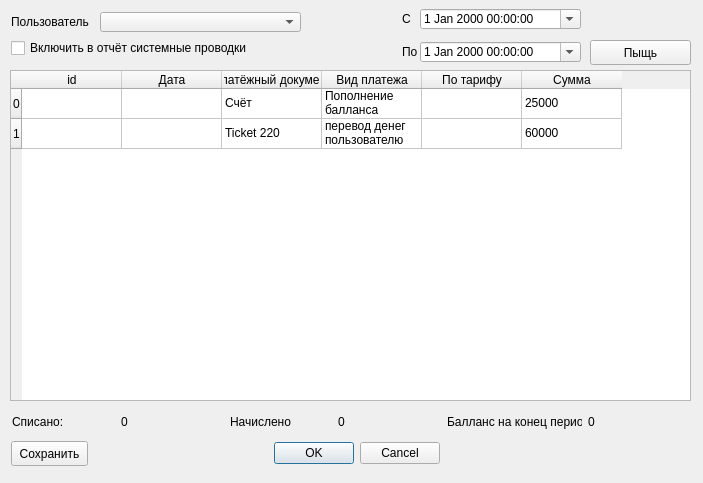
<ui version="4.0" >
 <class>Dialog</class>
 <widget class="QDialog" name="Dialog" >
  <property name="geometry" >
   <rect>
    <x>0</x>
    <y>0</y>
    <width>703</width>
    <height>483</height>
   </rect>
  </property>
  <property name="windowTitle" >
   <string>История операций над лицевым счётом пользователя  Dolphinik</string>
  </property>
  <widget class="QDialogButtonBox" name="buttonBox" >
   <property name="geometry" >
    <rect>
     <x>94</x>
     <y>441</y>
     <width>346</width>
     <height>25</height>
    </rect>
   </property>
   <property name="orientation" >
    <enum>Qt::Horizontal</enum>
   </property>
   <property name="standardButtons" >
    <set>QDialogButtonBox::Cancel|QDialogButtonBox::NoButton|QDialogButtonBox::Ok</set>
   </property>
  </widget>
  <widget class="QComboBox" name="user_edit" >
   <property name="geometry" >
    <rect>
     <x>100</x>
     <y>12</y>
     <width>201</width>
     <height>20</height>
    </rect>
   </property>
  </widget>
  <widget class="QDateTimeEdit" name="date_start" >
   <property name="geometry" >
    <rect>
     <x>420</x>
     <y>9</y>
     <width>161</width>
     <height>20</height>
    </rect>
   </property>
   <property name="calendarPopup" >
    <bool>true</bool>
   </property>
  </widget>
  <widget class="QDateTimeEdit" name="date_end" >
   <property name="geometry" >
    <rect>
     <x>420</x>
     <y>42</y>
     <width>161</width>
     <height>20</height>
    </rect>
   </property>
   <property name="buttonSymbols" >
    <enum>QAbstractSpinBox::PlusMinus</enum>
   </property>
   <property name="calendarPopup" >
    <bool>true</bool>
   </property>
  </widget>
  <widget class="QLabel" name="date_start_label" >
   <property name="geometry" >
    <rect>
     <x>402</x>
     <y>9</y>
     <width>43</width>
     <height>20</height>
    </rect>
   </property>
   <property name="text" >
    <string>С</string>
   </property>
  </widget>
  <widget class="QLabel" name="date_end_label" >
   <property name="geometry" >
    <rect>
     <x>402</x>
     <y>42</y>
     <width>43</width>
     <height>20</height>
    </rect>
   </property>
   <property name="text" >
    <string>По</string>
   </property>
  </widget>
  <widget class="QLabel" name="user_label" >
   <property name="geometry" >
    <rect>
     <x>11</x>
     <y>12</y>
     <width>81</width>
     <height>20</height>
    </rect>
   </property>
   <property name="text" >
    <string>Пользователь</string>
   </property>
  </widget>
  <widget class="QPushButton" name="go_pushButton" >
   <property name="geometry" >
    <rect>
     <x>590</x>
     <y>40</y>
     <width>101</width>
     <height>25</height>
    </rect>
   </property>
   <property name="text" >
    <string>Пыщь</string>
   </property>
  </widget>
  <widget class="QTableWidget" name="tableWidget" >
   <property name="geometry" >
    <rect>
     <x>10</x>
     <y>70</y>
     <width>681</width>
     <height>331</height>
    </rect>
   </property>
   <row>
    <property name="text" >
     <string>0</string>
    </property>
   </row>
   <row>
    <property name="text" >
     <string>1</string>
    </property>
   </row>
   <column>
    <property name="text" >
     <string>id</string>
    </property>
   </column>
   <column>
    <property name="text" >
     <string>Дата</string>
    </property>
   </column>
   <column>
    <property name="text" >
     <string>Платёжный документ</string>
    </property>
   </column>
   <column>
    <property name="text" >
     <string>Вид платежа</string>
    </property>
   </column>
   <column>
    <property name="text" >
     <string>По тарифу</string>
    </property>
   </column>
   <column>
    <property name="text" >
     <string>Сумма</string>
    </property>
   </column>
   <item row="0" column="2" >
    <property name="text" >
     <string>Счёт</string>
    </property>
   </item>
   <item row="0" column="3" >
    <property name="text" >
     <string>Пополнение балланса</string>
    </property>
   </item>
   <item row="0" column="5" >
    <property name="text" >
     <string>25000</string>
    </property>
   </item>
   <item row="1" column="2" >
    <property name="text" >
     <string>Ticket 220</string>
    </property>
   </item>
   <item row="1" column="3" >
    <property name="text" >
     <string>перевод денег пользователю</string>
    </property>
   </item>
   <item row="1" column="5" >
    <property name="text" >
     <string>60000</string>
    </property>
   </item>
  </widget>
  <widget class="QPushButton" name="save_pushButton" >
   <property name="geometry" >
    <rect>
     <x>11</x>
     <y>441</y>
     <width>77</width>
     <height>25</height>
    </rect>
   </property>
   <property name="text" >
    <string>Сохранить</string>
   </property>
  </widget>
  <widget class="QCheckBox" name="system_transactions_checkbox" >
   <property name="geometry" >
    <rect>
     <x>11</x>
     <y>39</y>
     <width>281</width>
     <height>18</height>
    </rect>
   </property>
   <property name="text" >
    <string>Включить в отчёт системные проводки</string>
   </property>
  </widget>
  <widget class="QLabel" name="write_off_label" >
   <property name="geometry" >
    <rect>
     <x>12</x>
     <y>412</y>
     <width>103</width>
     <height>19</height>
    </rect>
   </property>
   <property name="text" >
    <string>Списано:</string>
   </property>
  </widget>
  <widget class="QLabel" name="write_off" >
   <property name="geometry" >
    <rect>
     <x>121</x>
     <y>412</y>
     <width>103</width>
     <height>19</height>
    </rect>
   </property>
   <property name="text" >
    <string>0</string>
   </property>
  </widget>
  <widget class="QLabel" name="write_on_label" >
   <property name="geometry" >
    <rect>
     <x>230</x>
     <y>412</y>
     <width>102</width>
     <height>19</height>
    </rect>
   </property>
   <property name="text" >
    <string>Начислено</string>
   </property>
  </widget>
  <widget class="QLabel" name="write_on" >
   <property name="geometry" >
    <rect>
     <x>338</x>
     <y>412</y>
     <width>103</width>
     <height>19</height>
    </rect>
   </property>
   <property name="text" >
    <string>0</string>
   </property>
  </widget>
  <widget class="QLabel" name="ballance_label" >
   <property name="geometry" >
    <rect>
     <x>447</x>
     <y>412</y>
     <width>135</width>
     <height>19</height>
    </rect>
   </property>
   <property name="text" >
    <string>Балланс на конец периода</string>
   </property>
  </widget>
  <widget class="QLabel" name="ballance" >
   <property name="geometry" >
    <rect>
     <x>588</x>
     <y>412</y>
     <width>103</width>
     <height>19</height>
    </rect>
   </property>
   <property name="text" >
    <string>0</string>
   </property>
  </widget>
 </widget>
 <resources/>
 <connections>
  <connection>
   <sender>buttonBox</sender>
   <signal>accepted()</signal>
   <receiver>Dialog</receiver>
   <slot>accept()</slot>
   <hints>
    <hint type="sourcelabel" >
     <x>248</x>
     <y>254</y>
    </hint>
    <hint type="destinationlabel" >
     <x>157</x>
     <y>274</y>
    </hint>
   </hints>
  </connection>
  <connection>
   <sender>buttonBox</sender>
   <signal>rejected()</signal>
   <receiver>Dialog</receiver>
   <slot>reject()</slot>
   <hints>
    <hint type="sourcelabel" >
     <x>316</x>
     <y>260</y>
    </hint>
    <hint type="destinationlabel" >
     <x>286</x>
     <y>274</y>
    </hint>
   </hints>
  </connection>
 </connections>
</ui>
